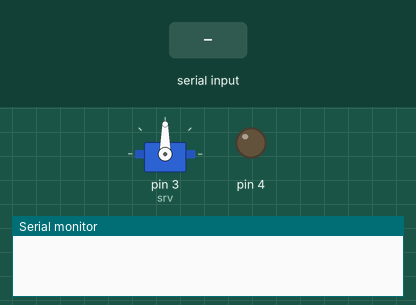
This sketch was run on a simulated Arduino Uno, built with avr-gcc and run on an emulated ATmega328P. Shown: servo, output pins drawn as LEDs (lit = HIGH), the last lines printed to the serial monitor. Inputs (shaded band) come from the test bench.

Above: at 1.2 s.
1.3 s: "90,45\n" received over Serial
At 1.9 s:
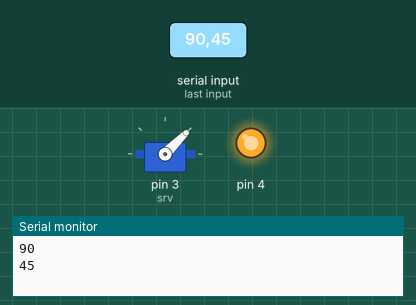
2.8 s: "30,150\n" received over Serial
At 4.0 s:
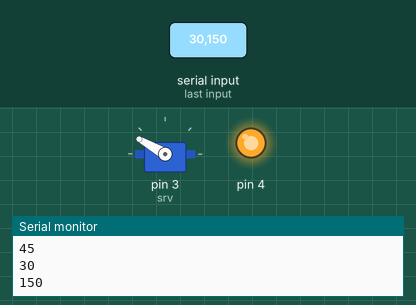
4.3 s: "5\n" received over Serial
At 4.8 s:
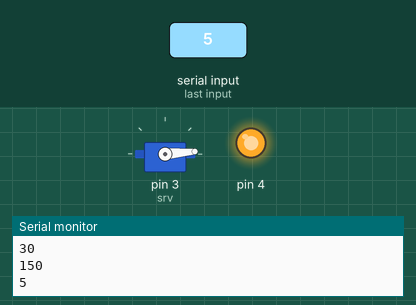
5.8 s: "200\n" received over Serial
At 7.0 s:
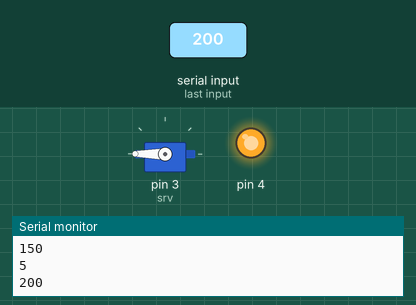
7.3 s: "90\n" received over Serial
At 8.3 s:
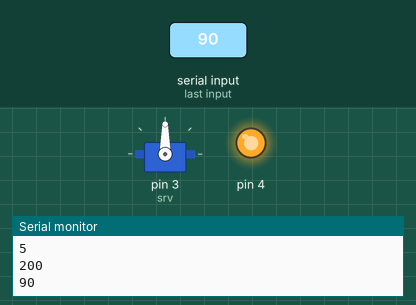
Timing chart, 0 to 9.8 s (numbered marks = the images above; inputs shaded):
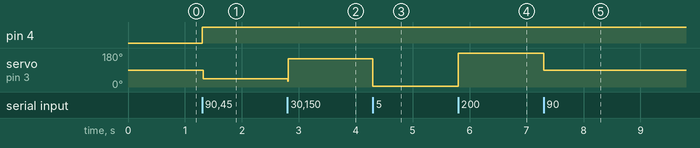

Measured:
- after the input at 1.3 s, pin 4: LOW → HIGH at once; servo on pin 3 (srv): 90° → 45° at once
- after the input at 2.8 s, servo on pin 3 (srv): 45° → 150° at once
- after the input at 4.3 s, servo on pin 3 (srv): 150° → 5° at once
- after the input at 5.8 s, servo on pin 3 (srv): 5° → 180° at once
- after the input at 7.3 s, servo on pin 3 (srv): 180° → 90° at once

The sketch:

SampleFinal1.ino
```cpp
#include<Servo.h>
int pos=0;
Servo srv;

void setup() {
Serial.begin(9600);
srv.attach(3);
pinMode(4, OUTPUT);

}

void loop() {
  while(Serial.available()>0){
    pos = Serial.parseInt();
    if(pos=pos){
      srv.write(pos);
      digitalWrite(4,HIGH);
      Serial.println(pos);
      //delay(80);

    }
    delay(15);

  }
  //digitalWrite(4,LOW);
}
```
